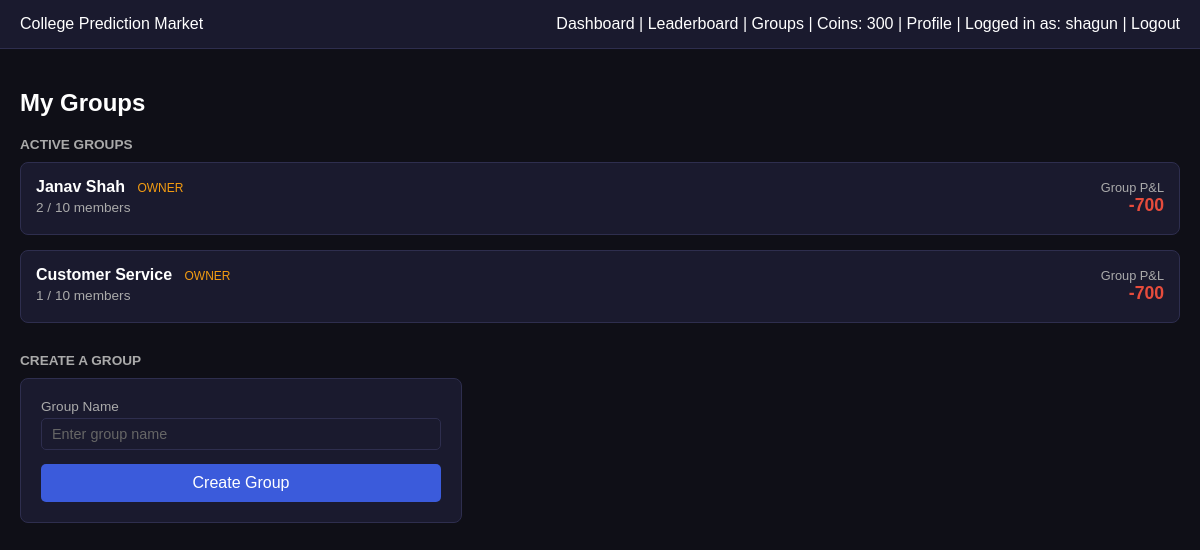
The app's page /groups (signed in) with its own data.
### models.py (models this page shows)
class User(db.Model):
    __tablename__ = "users"
    id = db.Column(db.Integer, primary_key = True)
    username = db.Column(db.String(50), unique = True, nullable = False)
    password_hash = db.Column(db.String(50), nullable = False)
    coins = db.Column(db.Integer, default = 1000)
    created_at = db.Column(db.DateTime, default = datetime.utcnow)
    is_admin = db.Column(db.Boolean, default = False)
    roll_number = db.Column(db.String(20), unique = True, nullable = False)

class Group(db.Model):
    __tablename__ = "groups"
    id = db.Column(db.Integer, primary_key=True)
    name = db.Column(db.String(100), unique=True, nullable = False)
    owner_id = db.Column(db.Integer, db.ForeignKey("users.id"), nullable=False)
    created_at = db.Column(db.DateTime, default = datetime.utcnow)

### routes/groups.py (the view)
@groups_bp.route("/groups")
def groups():
    if "user_id" not in session:
        return redirect(url_for("auth.login"))
    user = db.session.get(User, session["user_id"])
    memberships = GroupMembership.query.filter_by(user_id=user.id).all()
    active = []
    invited = []
    for m in memberships:
        group = db.session.get(Group, m.group_id)
        member_count = GroupMembership.query.filter_by(group_id=group.id, status="member").count()
        pnl = user.coins - m.coins_at_join if m.coins_at_join is not None else None
        item = {
            "group": group,
            "membership": m,
            "member_count": member_count,
            "pnl": pnl,
            "is_owner": group.owner_id == user.id
        }
        if m.status == "member":
            active.append(item)
        elif m.status == "invited":
            invited.append(item)
    return render_template("groups.html", active=active, invites=invited, current_user=user)

### templates/groups.html (shortened to what this page needs)
{%extends "base.html"%}
{%block content%}
<h2 style="color: #ffffff; margin-bottom: 20px;">My Groups</h2>
{% if active %}
<h3 style="color: #aaa; font-size: 0.85rem; text-transform: uppercase; margin: 20px 0 10px;">Active Groups</h3>
{% for item in active %}
<a href="{{ url_for('groups.group_detail', group_id=item.group.id) }}" style="text-decoration: none;">
    <div class="event-card" style="display: flex; justify-content: space-between; align-items: center;">
        <div>
            <strong style="color: #ffffff;">{{ item.group.name }}</strong>
            {% if item.is_owner %}<span style="color: #f39c12; font-size: 0.75rem; margin-left: 8px;">OWNER</span>{%
            endif %}
            <p style="margin: 4px 0; color: #aaa; font-size: 0.85rem;">{{ item.member_count }} / 10 members</p>
        </div>
        <div style="text-align: right;">
            <div style="color: #aaa; font-size: 0.8rem;">Group P&L</div>
            <div class="{{ 'win' if item.pnl >= 0 else 'loss' }}" style="font-size: 1.1rem; font-weight: bold;">
                {{ '+' if item.pnl >= 0 }}{{ item.pnl }}
            </div>
        </div>
    </div>
</a>
{% endfor %}
{% else %}
{%if not invites%}
<p style="color: #aaa;">You're not in any groups yet.</p>
{%endif%}
{% endif %}
<h3 style="color: #aaa; font-size: 0.85rem; text-transform: uppercase; margin: 30px 0 10px;">Create a Group</h3>
<div class="auth-form">
    <form method="POST" action="{{ url_for('groups.create_group') }}">
        <label>Group Name</label>
        <input type="text" name="name" placeholder="Enter group name" required>
        <button type="submit">Create Group</button>
    </form>
</div>
{% endblock %}

### templates/base.html (shortened to what this page needs)
<!DOCTYPE html>
<html>
<head>
    <link rel="stylesheet" href="{{url_for('static', filename='css/style.css')}}" </head>
<body>
    <div class="navbar">
        <div style="display: flex; justify-content: space-between; align-items: center;">
            College Prediction Market
            {%if current_user%}
            <div>
                <a href="{{ url_for('betting.dashboard') }}" style="color: white;">Dashboard</a> |
                <a href="{{ url_for('betting.leaderboard') }}" style="color: white;">Leaderboard</a> |
                <a href="{{ url_for('groups.groups') }}" style="color: white;">Groups</a> |
                {%if current_user.is_admin%}
                <a href="{{url_for('admin.create_event')}}" style="color: white;">Create an Event</a> |
                <a href="{{url_for('admin.admin_groups')}}" style="color: white;">View Groups</a> |
                {%else%}
                Coins: {{current_user.coins}} |
                <a href="{{url_for('auth.profile')}}" style="color: white;">Profile</a> |
                {%endif%}
                Logged in as: {{current_user.username}} |
                <a href="{{url_for('auth.logout')}}" style="color: white;">Logout</a>
            </div>
            {%endif%}
        </div>
    </div>
    <div class="container">
        {% block content %}{% endblock %}
    </div>
</body>
</html>

### static/css/style.css (style rules this page uses)
body { font-family: Arial; background: #0f0f17; color: #e0e0e0; margin: 0; }
a { color: #7eb8f7; }
.navbar { background: #1a1a2e; color: white; padding: 15px 20px; border-bottom: 1px solid #2e2e4e; }
.navbar a { color: #ccc; text-decoration: none; }
.container { padding: 20px; }
.event-card { background: #1a1a2e; border: 1px solid #2e2e4e; padding: 15px; margin-bottom: 15px; border-radius: 8px; }
.event-card p { color: #aaa; margin: 4px 0; }
button { padding: 8px 15px; margin-right: 10px; cursor: pointer; border: none; border-radius: 5px; background: #2e2e4e; color: #e0e0e0; font-size: 0.9rem; }
input[type="number"], input[type="text"], input[type="password"] { background: #1a1a2e; border: 1px solid #2e2e4e; color: #e0e0e0; padding: 7px 10px; border-radius: 5px; font-size: 0.9rem; }
input::placeholder { color: #666; }
.loss { color: #e74c3c; }
.auth-form { background: #1a1a2e; border: 1px solid #2e2e4e; padding: 20px; border-radius: 8px; max-width: 400px; }
.auth-form label { display: block; margin-bottom: 4px; color: #aaa; font-size: 0.85rem; }
.auth-form input, .auth-form textarea { width: 100%; margin-bottom: 14px; box-sizing: border-box; }
.auth-form button[type="submit"] { background: #3b5bdb; color: white; width: 100%; padding: 10px; font-size: 1rem; border-radius: 5px; }

### records on screen
User: coins "300", username "shagun"
Group: group.name "Janav Shah"
Group: group.name "Customer Service"

### other values on screen
{{ item.member_count }} "2" "1"
{{ item.pnl }} "-700" "-700"
